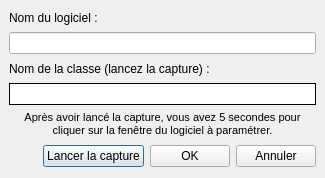
<ui version="4.0" >
 <author></author>
 <comment></comment>
 <exportmacro></exportmacro>
 <class>NewApplication</class>
 <widget class="QDialog" name="NewApplication" >
  <property name="geometry" >
   <rect>
    <x>0</x>
    <y>0</y>
    <width>325</width>
    <height>178</height>
   </rect>
  </property>
  <property name="sizePolicy" >
   <sizepolicy>
    <hsizetype>0</hsizetype>
    <vsizetype>0</vsizetype>
    <horstretch>0</horstretch>
    <verstretch>0</verstretch>
   </sizepolicy>
  </property>
  <property name="windowTitle" >
   <string>Nouveau logiciel</string>
  </property>
  <property name="sizeGripEnabled" >
   <bool>false</bool>
  </property>
  <property name="modal" >
   <bool>true</bool>
  </property>
  <layout class="QGridLayout" >
   <property name="margin" >
    <number>9</number>
   </property>
   <property name="spacing" >
    <number>6</number>
   </property>
   <item row="4" column="0" >
    <widget class="QLabel" name="label" >
     <property name="font" >
      <font>
       <family>MS Shell Dlg 2</family>
       <pointsize>8</pointsize>
       <weight>50</weight>
       <italic>false</italic>
       <bold>false</bold>
       <underline>false</underline>
       <strikeout>false</strikeout>
      </font>
     </property>
     <property name="text" >
      <string>Après avoir lancé la capture, vous avez 5 secondes pour cliquer sur la fenêtre du logiciel à paramétrer.</string>
     </property>
     <property name="scaledContents" >
      <bool>true</bool>
     </property>
     <property name="alignment" >
      <set>Qt::AlignCenter</set>
     </property>
     <property name="wordWrap" >
      <bool>true</bool>
     </property>
    </widget>
   </item>
   <item row="1" column="0" >
    <widget class="QLineEdit" name="applicationName" />
   </item>
   <item row="5" column="0" >
    <layout class="QHBoxLayout" >
     <property name="margin" >
      <number>0</number>
     </property>
     <property name="spacing" >
      <number>6</number>
     </property>
     <item>
      <spacer>
       <property name="orientation" >
        <enum>Qt::Horizontal</enum>
       </property>
       <property name="sizeType" >
        <enum>QSizePolicy::Expanding</enum>
       </property>
       <property name="sizeHint" >
        <size>
         <width>41</width>
         <height>26</height>
        </size>
       </property>
      </spacer>
     </item>
     <item>
      <widget class="QPushButton" name="startCapture" >
       <property name="text" >
        <string>Lancer la capture</string>
       </property>
      </widget>
     </item>
     <item>
      <widget class="QPushButton" name="buttonOk" >
       <property name="text" >
        <string>OK</string>
       </property>
       <property name="shortcut" >
        <string/>
       </property>
       <property name="autoDefault" >
        <bool>false</bool>
       </property>
       <property name="default" >
        <bool>false</bool>
       </property>
      </widget>
     </item>
     <item>
      <widget class="QPushButton" name="buttonCancel" >
       <property name="text" >
        <string>Annuler</string>
       </property>
       <property name="shortcut" >
        <string/>
       </property>
       <property name="autoDefault" >
        <bool>true</bool>
       </property>
      </widget>
     </item>
    </layout>
   </item>
   <item row="0" column="0" >
    <widget class="QLabel" name="textLabel5" >
     <property name="text" >
      <string>Nom du logiciel :</string>
     </property>
    </widget>
   </item>
   <item row="2" column="0" >
    <widget class="QLabel" name="textLabel6" >
     <property name="text" >
      <string>Nom de la classe (lancez la capture) :</string>
     </property>
    </widget>
   </item>
   <item row="3" column="0" >
    <widget class="QFrame" name="frame" >
     <property name="frameShape" >
      <enum>QFrame::Box</enum>
     </property>
     <property name="frameShadow" >
      <enum>QFrame::Plain</enum>
     </property>
     <layout class="QGridLayout" >
      <property name="margin" >
       <number>0</number>
      </property>
      <property name="spacing" >
       <number>0</number>
      </property>
      <item row="0" column="0" >
       <widget class="QLineEdit" name="className" >
        <property name="frame" >
         <bool>false</bool>
        </property>
        <property name="alignment" >
         <set>Qt::AlignHCenter</set>
        </property>
        <property name="readOnly" >
         <bool>true</bool>
        </property>
       </widget>
      </item>
     </layout>
    </widget>
   </item>
  </layout>
 </widget>
 <layoutdefault spacing="6" margin="11" />
 <pixmapfunction>qPixmapFromMimeSource</pixmapfunction>
 <resources/>
 <connections>
  <connection>
   <sender>buttonOk</sender>
   <signal>clicked()</signal>
   <receiver>NewApplication</receiver>
   <slot>accept()</slot>
   <hints>
    <hint type="sourcelabel" >
     <x>20</x>
     <y>20</y>
    </hint>
    <hint type="destinationlabel" >
     <x>20</x>
     <y>20</y>
    </hint>
   </hints>
  </connection>
  <connection>
   <sender>buttonCancel</sender>
   <signal>clicked()</signal>
   <receiver>NewApplication</receiver>
   <slot>reject()</slot>
   <hints>
    <hint type="sourcelabel" >
     <x>20</x>
     <y>20</y>
    </hint>
    <hint type="destinationlabel" >
     <x>20</x>
     <y>20</y>
    </hint>
   </hints>
  </connection>
 </connections>
</ui>
